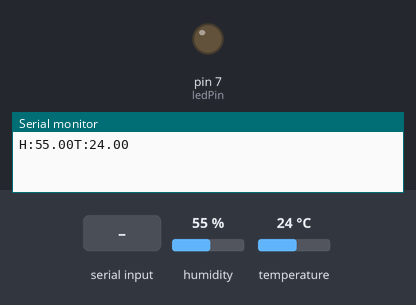
The sketch below on a simulated Arduino Uno, built with avr-gcc and run on an emulated ATmega328P. Shown: output pins drawn as LEDs (lit = HIGH), the last lines printed to the serial monitor. The test bench sets the inputs (shaded band); at power-on: humidity 55 %, temperature 24 °C.

Above: at 3.0 s.
3.1 s: "1" received over Serial
At 5.2 s:
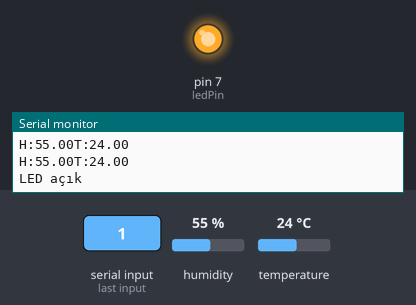
5.5 s: "0" received over Serial
At 6.7 s:
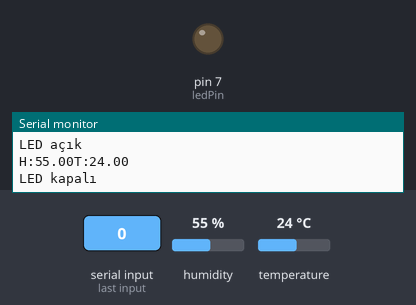
Timing chart, 0 to 8.5 s (numbered marks = the images above; inputs shaded):
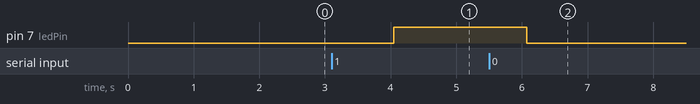

Measured:
- after the input at 3.1 s, pin 7 (ledPin): LOW → HIGH after 0.95 s
- after the input at 5.5 s, pin 7 (ledPin): HIGH → LOW after 0.57 s

The sketch:

arduinocode.ino
```cpp
#include <DHT.h>

#define DHTPIN 8     // DHT11 sensörünün sinyal pini
#define DHTTYPE DHT11  // Kullanılan DHT tipi
int ledPin=  7; // LED pinini 13 olarak tanımla
DHT dht(DHTPIN, DHTTYPE);

void setup() {
  Serial.begin(9600);
  pinMode(ledPin, OUTPUT); // LED pinini çıkış olarak ayarla
  dht.begin();
}

void loop() {
  delay(2000);  // 2 saniye bekle
  float humidity = dht.readHumidity();    // Nem değerini oku
  float temperature = dht.readTemperature(); // Sıcaklık değerini oku (Celsius cinsinden)
  Serial.print("H:");
  Serial.print(humidity);
  Serial.print("T:");
  Serial.println(temperature);


  char receivedChar = Serial.read(); // Gelen karakteri oku
  if (receivedChar == '1') { // Eğer '1' karakteri alındıysa
    digitalWrite(ledPin, HIGH); // LED'i yak
    Serial.println("LED açık"); // Durumu seri monitöre yaz
  } else if (receivedChar == '0') { // Eğer '0' karakteri alındıysa
    digitalWrite(ledPin, LOW); // LED'i söndür
    Serial.println("LED kapalı"); // Durumu seri monitöre yaz
  }


}
```
